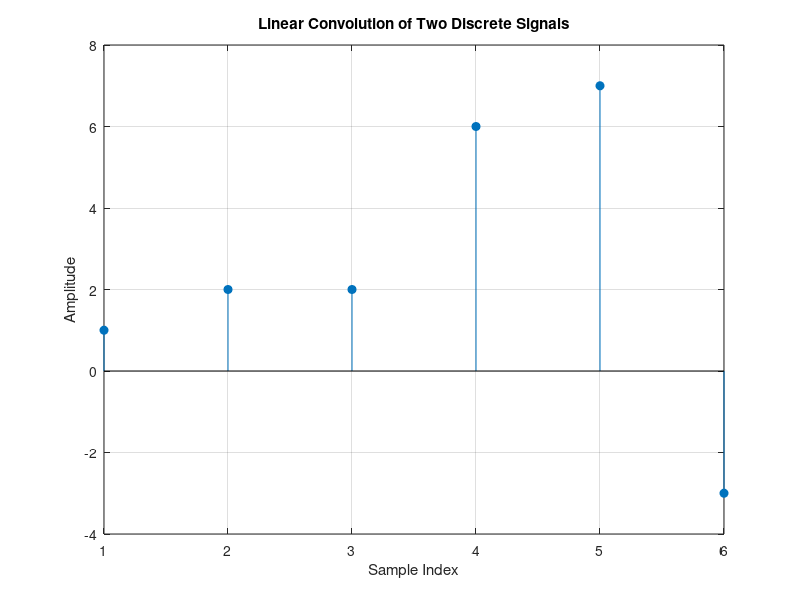

Write MATLAB code to recreate this figure.
% =====================================================================
% DIGITAL SIGNAL AND IMAGE PROCESSING LAB
%
% Experiment No. : 2
% Experiment Title : Linear and Circular Convolution of Discrete Signals
%
% Aim:
% Write a program to perform Discrete Convolution such as
% Linear Convolution and Circular Convolution.
%
% Student Details:
% Name     : Amey Thakur
% Roll No. : 50
% Class    : COMPS-BE-B-50
% Batch    : B3
%
% Date of Experiment : 30/07/2021
% Date of Submission : 30/07/2021
%
% Author:
% Amey Thakur
% GitHub Profile:
% https://github.com/Amey-Thakur
%
% Repository:
% https://github.com/Amey-Thakur/DIGITAL-SIGNAL-AND-IMAGE-PROCESSING-AND-DIGITAL-SIGNAL-AND-IMAGE-PROCESSING-LAB
% =====================================================================

% Clear workspace, close all figures, and clear command window
clear all;
close all;
clc;

% -----------------------------
% Input Discrete-Time Signals
% -----------------------------
Xn = [1 3 2 -1];       % First input sequence
Yn = [1 -1 3];        % Second input sequence

% -----------------------------
% Linear Convolution
% -----------------------------
C = conv(Xn, Yn);     % Perform linear convolution

% Sample index for output signal
n = 1:length(C);

% -----------------------------
% Plot the Result
% -----------------------------
figure;
stem(n, C, 'filled');
grid on;
title('Linear Convolution of Two Discrete Signals');
xlabel('Sample Index');
ylabel('Amplitude');
